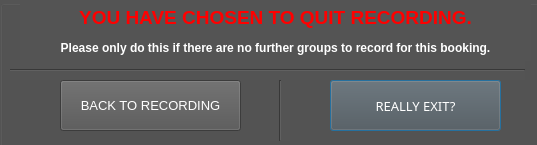
<?xml version="1.0" encoding="UTF-8"?>
<ui version="4.0">
 <class>ExitDialog</class>
 <widget class="QDialog" name="ExitDialog">
  <property name="geometry">
   <rect>
    <x>0</x>
    <y>0</y>
    <width>537</width>
    <height>145</height>
   </rect>
  </property>
  <property name="maximumSize">
   <size>
    <width>550</width>
    <height>250</height>
   </size>
  </property>
  <property name="palette">
   <palette>
    <active>
     <colorrole role="Base">
      <brush brushstyle="SolidPattern">
       <color alpha="255">
        <red>255</red>
        <green>255</green>
        <blue>255</blue>
       </color>
      </brush>
     </colorrole>
     <colorrole role="Window">
      <brush brushstyle="SolidPattern">
       <color alpha="255">
        <red>255</red>
        <green>255</green>
        <blue>255</blue>
       </color>
      </brush>
     </colorrole>
    </active>
    <inactive>
     <colorrole role="Base">
      <brush brushstyle="SolidPattern">
       <color alpha="255">
        <red>255</red>
        <green>255</green>
        <blue>255</blue>
       </color>
      </brush>
     </colorrole>
     <colorrole role="Window">
      <brush brushstyle="SolidPattern">
       <color alpha="255">
        <red>255</red>
        <green>255</green>
        <blue>255</blue>
       </color>
      </brush>
     </colorrole>
    </inactive>
    <disabled>
     <colorrole role="Base">
      <brush brushstyle="SolidPattern">
       <color alpha="255">
        <red>255</red>
        <green>255</green>
        <blue>255</blue>
       </color>
      </brush>
     </colorrole>
     <colorrole role="Window">
      <brush brushstyle="SolidPattern">
       <color alpha="255">
        <red>255</red>
        <green>255</green>
        <blue>255</blue>
       </color>
      </brush>
     </colorrole>
    </disabled>
   </palette>
  </property>
  <property name="windowTitle">
   <string>Really Exit Recording?</string>
  </property>
  <widget class="QGroupBox" name="groupBox">
   <property name="geometry">
    <rect>
     <x>0</x>
     <y>0</y>
     <width>541</width>
     <height>151</height>
    </rect>
   </property>
   <property name="font">
    <font>
     <family>Sans Serif</family>
     <pointsize>9</pointsize>
    </font>
   </property>
   <property name="styleSheet">
    <string notr="true">background: rgb(84, 84, 84)</string>
   </property>
   <property name="title">
    <string/>
   </property>
   <widget class="QPushButton" name="exitButton">
    <property name="geometry">
     <rect>
      <x>330</x>
      <y>80</y>
      <width>171</width>
      <height>51</height>
     </rect>
    </property>
    <property name="font">
     <font>
      <family>Sans Serif</family>
      <pointsize>10</pointsize>
     </font>
    </property>
    <property name="styleSheet">
     <string notr="true">color: white;</string>
    </property>
    <property name="text">
     <string>REALLY EXIT?</string>
    </property>
    <property name="icon">
     <iconset>
      <normaloff>images/window-close.png</normaloff>images/window-close.png</iconset>
    </property>
    <property name="iconSize">
     <size>
      <width>32</width>
      <height>32</height>
     </size>
    </property>
   </widget>
   <widget class="QPushButton" name="returnButton">
    <property name="geometry">
     <rect>
      <x>60</x>
      <y>80</y>
      <width>181</width>
      <height>51</height>
     </rect>
    </property>
    <property name="font">
     <font>
      <pointsize>10</pointsize>
     </font>
    </property>
    <property name="styleSheet">
     <string notr="true">color: white;</string>
    </property>
    <property name="text">
     <string>BACK TO RECORDING</string>
    </property>
    <property name="icon">
     <iconset>
      <normaloff>images/go-previous.png</normaloff>images/go-previous.png</iconset>
    </property>
    <property name="iconSize">
     <size>
      <width>32</width>
      <height>32</height>
     </size>
    </property>
   </widget>
   <widget class="QLabel" name="label">
    <property name="geometry">
     <rect>
      <x>20</x>
      <y>0</y>
      <width>511</width>
      <height>61</height>
     </rect>
    </property>
    <property name="font">
     <font>
      <pointsize>12</pointsize>
      <weight>75</weight>
      <bold>true</bold>
     </font>
    </property>
    <property name="styleSheet">
     <string notr="true">color: red;</string>
    </property>
    <property name="text">
     <string>&lt;html&gt;&lt;head/&gt;&lt;body&gt;&lt;p align=&quot;center&quot;&gt;&lt;span style=&quot; font-size:14pt;&quot;&gt;YOU HAVE CHOSEN TO QUIT RECORDING.&lt;/span&gt;&lt;/p&gt;&lt;p align=&quot;center&quot;&gt;&lt;span style=&quot; font-size:9pt; color:#ffffff;&quot;&gt;Please only do this if there are no further groups to record for this booking.&lt;/span&gt;&lt;/p&gt;&lt;/body&gt;&lt;/html&gt;</string>
    </property>
    <property name="wordWrap">
     <bool>true</bool>
    </property>
   </widget>
   <widget class="Line" name="line">
    <property name="geometry">
     <rect>
      <x>270</x>
      <y>80</y>
      <width>20</width>
      <height>61</height>
     </rect>
    </property>
    <property name="orientation">
     <enum>Qt::Vertical</enum>
    </property>
   </widget>
   <widget class="Line" name="line_2">
    <property name="geometry">
     <rect>
      <x>10</x>
      <y>60</y>
      <width>515</width>
      <height>20</height>
     </rect>
    </property>
    <property name="orientation">
     <enum>Qt::Horizontal</enum>
    </property>
   </widget>
  </widget>
 </widget>
 <resources/>
 <connections/>
</ui>
